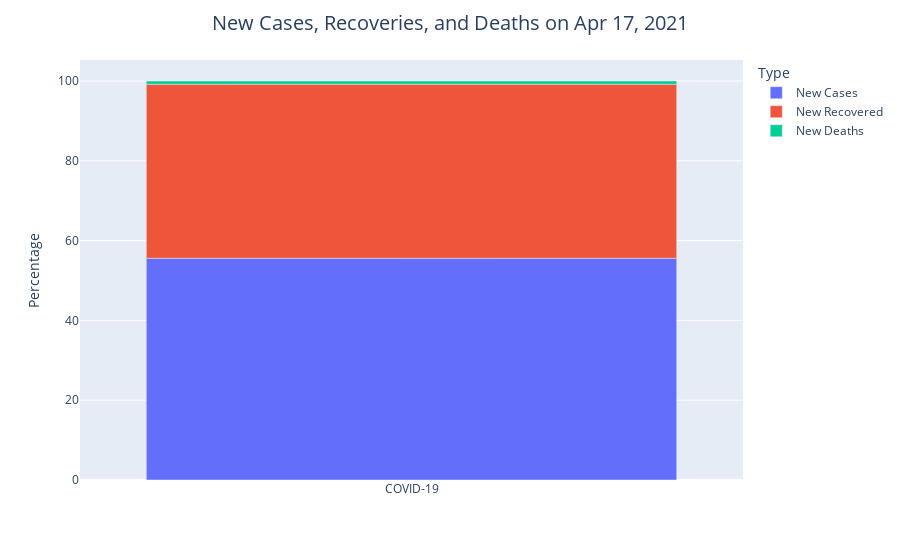

Source (notebook cell):
### Code cell
new_ser = df[["New Cases", "New Recovered", "New Deaths"]].loc[0]
new_df = pd.DataFrame(new_ser).reset_index()
new_df.columns = ['Type', 'Total']
new_df['Percentage'] = np.round(100*new_df['Total']/np.sum(new_df['Total']), 2)
new_df['Virus'] = ['COVID-19' for i in range(len(new_df))]

fig = px.bar(new_df, x='Virus', y='Percentage', color='Type', hover_data=['Total'])
fig.update_layout(title={'text': f"New Cases, Recoveries, and Deaths on {yesterday_str}", 'x': 0.5,
                         'xanchor': 'center', 'font': {'size': 20}}, yaxis_title="Percentage", xaxis_title="")
fig.show()

### Figure 1 — Plotly figure (JSON) as saved in the notebook; plotly's stock layout.template omitted (floating-point values rounded to 4 significant figures)
{"data": [{"alignmentgroup": "True", "customdata": [[784521]], "hovertemplate": "Type=New Cases<br>Virus=%{x}<br>Percentage=%{y}<br>Total=%{customdata[0]}<extra></extra>", "legendgroup": "New Cases", "marker": {"color": "#636efa"}, "name": "New Cases", "offsetgroup": "New Cases", "orientation": "v", "showlegend": true, "textposition": "auto", "type": "bar", "x": ["COVID-19"], "xaxis": "x", "y": [55.58], "yaxis": "y"}, {"alignmentgroup": "True", "customdata": [[615509]], "hovertemplate": "Type=New Recovered<br>Virus=%{x}<br>Percentage=%{y}<br>Total=%{customdata[0]}<extra></extra>", "legendgroup": "New Recovered", "marker": {"color": "#EF553B"}, "name": "New Recovered", "offsetgroup": "New Recovered", "orientation": "v", "showlegend": true, "textposition": "auto", "type": "bar", "x": ["COVID-19"], "xaxis": "x", "y": [43.6], "yaxis": "y"}, {"alignmentgroup": "True", "customdata": [[11596]], "hovertemplate": "Type=New Deaths<br>Virus=%{x}<br>Percentage=%{y}<br>Total=%{customdata[0]}<extra></extra>", "legendgroup": "New Deaths", "marker": {"color": "#00cc96"}, "name": "New Deaths", "offsetgroup": "New Deaths", "orientation": "v", "showlegend": true, "textposition": "auto", "type": "bar", "x": ["COVID-19"], "xaxis": "x", "y": [0.82], "yaxis": "y"}], "layout": {"barmode": "relative", "legend": {"title": {"text": "Type"}, "tracegroupgap": 0}, "margin": {"t": 60}, "title": {"font": {"size": 20}, "text": "New Cases, Recoveries, and Deaths on Apr 17, 2021", "x": 0.5, "xanchor": "center"}, "xaxis": {"anchor": "y", "domain": [0, 1], "title": {"text": ""}}, "yaxis": {"anchor": "x", "domain": [0, 1], "title": {"text": "Percentage"}}}}
